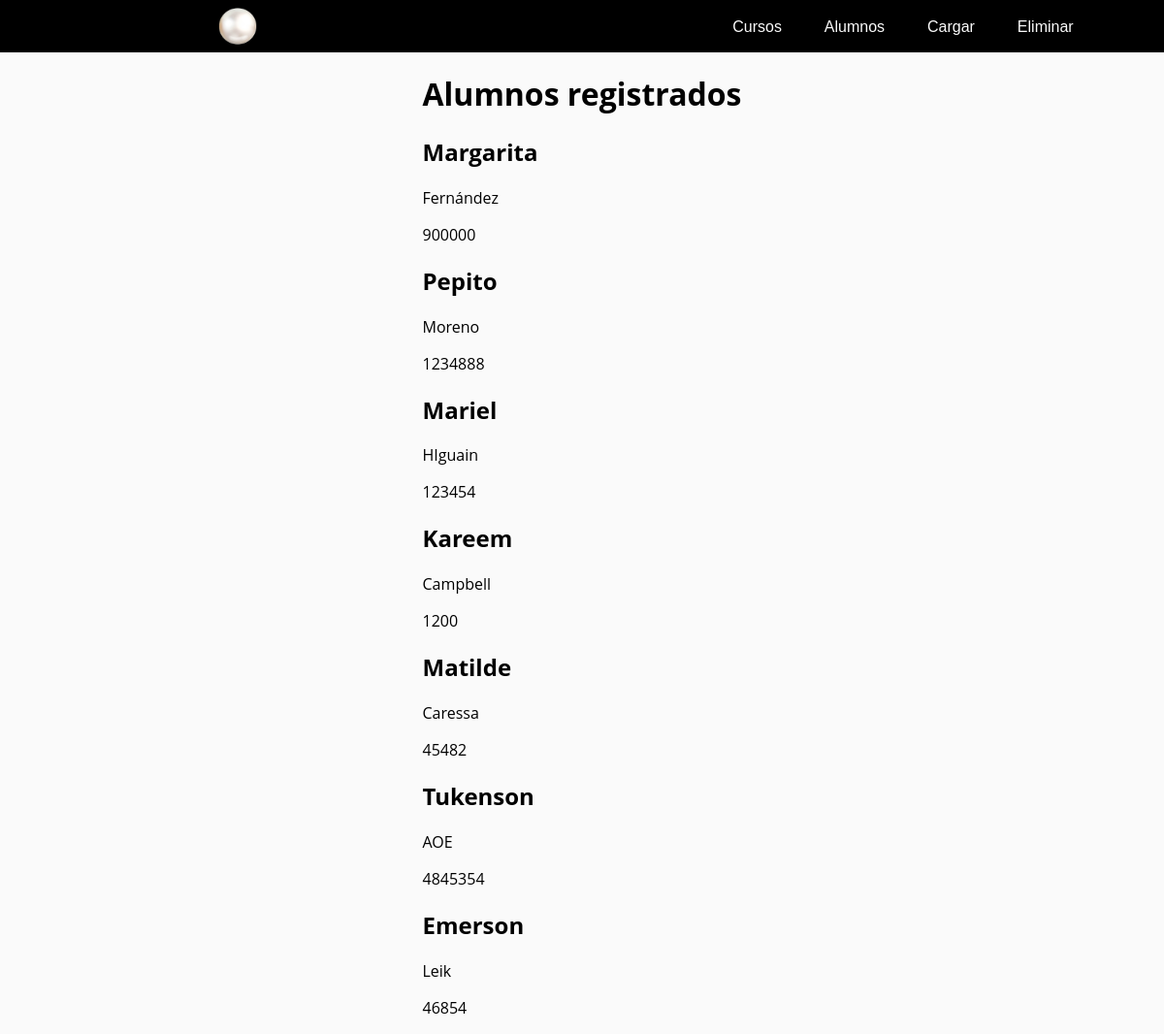
Page /listarAlumnos on the earlier database version.
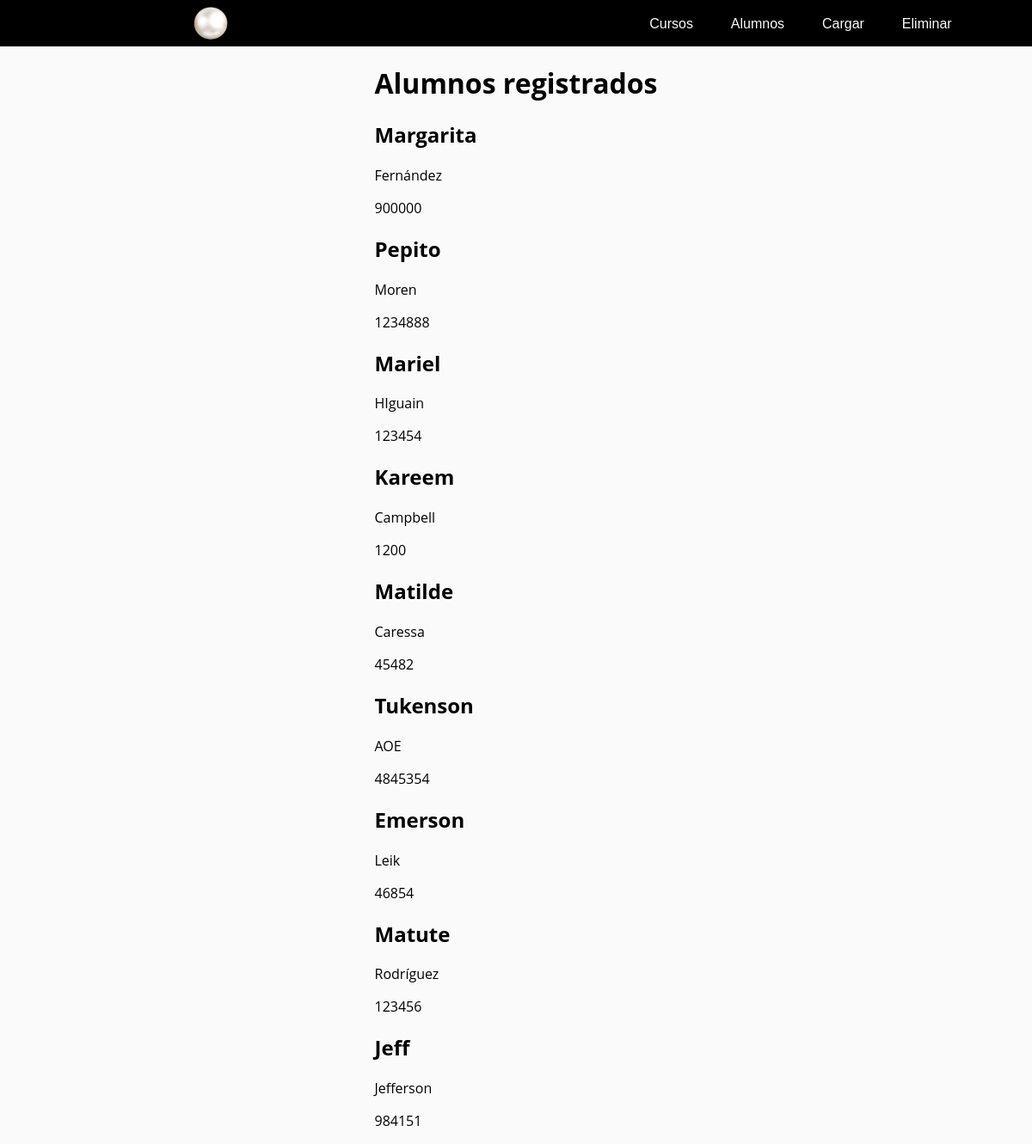
Same page on the later database version.
### adminCursos/models.py (models this page shows, shortened)
class Alumno(models.Model):
    nombre = models.CharField(max_length=30)
    apellido = models.CharField(max_length=30)
    dni = models.IntegerField(null=True)
    telefono = models.CharField(max_length=15, null=True)
    correo_electronico = models.EmailField(max_length=50,null=True)
    curso = models.ManyToManyField("Curso", related_name="cursada", blank=True)

### adminCursos/views.py (the view)
# urls.py: path("listarAlumnos", views.listar_alumnos, name="listar_alumnos"),
def listar_alumnos(request):
    alumnos = Alumno.objects.all()
    return render(request, "listar_alumnos.html", {"alumnos": alumnos})

### adminCursos/templates/listar_alumnos.html (shortened to what this page needs)
{% extends "base.html" %}
        {% block contenido %}
        <div>
            <h1>Alumnos registrados</h1>
            {% for alumno in alumnos %}
                <div>
                    <h2>{{ alumno.nombre }}</h2>
                    <p>{{ alumno.apellido }}</p>
                    <p>{{ alumno.dni }}</p>
                </div>
            {% endfor %}
        </div>
        {% endblock %}

Differences in the rows shown:
changed Alumno "Pepito": apellido "Moreno" → "Moren"
added Alumno: nombre "Matute", apellido "Rodríguez", dni "123456"
added Alumno: nombre "Jeff", apellido "Jefferson", dni "984151"
